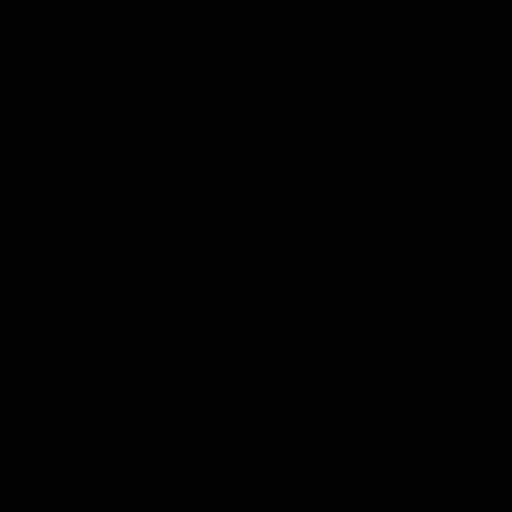
Frame 1 (no input)
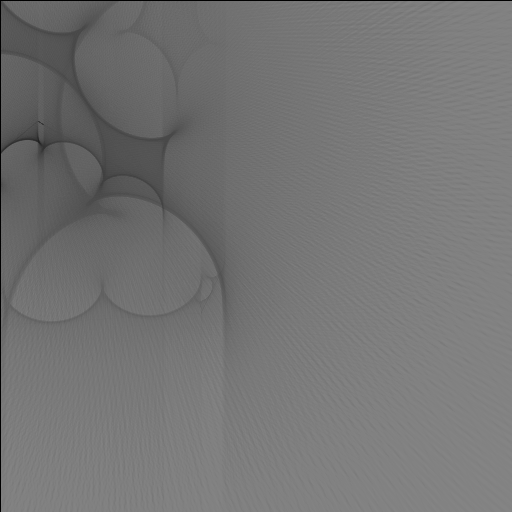
Frame 60 (the mouse pressed at the canvas centre just before this capture)
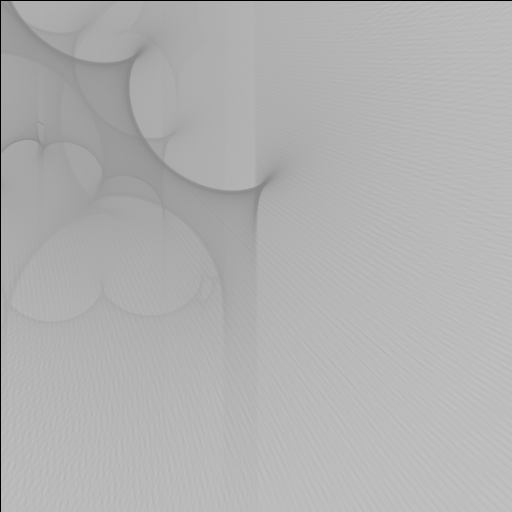
Frame 120 (the mouse held since frame 60 and released just before this capture)

The Processing sketch that drew these frames (run headless with seeded random() and noise(); from frame 60 on, the mouse is pressed at the canvas centre):

// Processing sketch: processing_34190
// ── processing_34190.pde

//  Grey Awesomeness in processing.js

float theta;
float seed1;
float seed2;

int p_mouseX;
int p_mouseY;

int pos_x, pos_y, ppos_x, ppos_y;

int timestamp;

color fill1;
color fill2;


void setup() {

  size(512, 512);
  background(0);
  fill2 = color(255, 255, 255, 3);
  fill1 = color(0, 0, 0, 10);
  ellipseMode(CENTER);

  ppos_y = 100;
  ppos_x = 100;
  pos_y = 100;
  pos_x = 100;
}

void draw() {


  stroke(0);


  if (mouseX < 5 || mouseY < 5 || mouseX > width-5 || mouseY > height-5) {

    if (millis() > timestamp) {
   
      timestamp = millis() + 130;
      ppos_x = pos_x;
      ppos_y = pos_y;
      pos_y = 100 + int(sin(millis())*sin(theta/10)*height/2);
      pos_x = 100 + int(cos(millis()/3)*sin(theta/5)*width/2);


      theta+=PI/2000;
      seed1+=pos_x/width/10;
      seed2+=pos_y/height/10;
      float speed = dist(pos_x, pos_y, ppos_x, ppos_y);//die distanz zwischen der aktuellen und der letzen mausposition
      float diameter = sqrt(pos_x*pos_x)+(pos_y*pos_y);


      for (float i = 0; i<1;i+=0.0025)
      {
        pushMatrix();
        translate( lerp(pos_x, ppos_x, i), lerp(pos_y, ppos_y, i));
        fill(fill1);
        noStroke();
        theta+=TWO_PI/1000;
        //rotate(theta);
        rotate(lerp(0, TWO_PI, i));
        ellipse(0, 0, speed/100, speed*3);
        popMatrix();
        stroke(fill1);
        line(lerp(pos_x, ppos_x, i), lerp(pos_y, ppos_y, i), lerp(pos_x, ppos_x, i+0.001), lerp(pos_y, ppos_y, i+0.001));
      }
    }
  } 
  else {

    if (p_mouseX != mouseX && p_mouseY != mouseY) {

     
      theta+=PI/200;
      seed1+=mouseX/width/10;
      seed2+=mouseY/height/10;
      float speed = dist(mouseX, mouseY, pmouseX, pmouseY);//die distanz zwischen der aktuellen und der letzen mausposition
      float diameter = sqrt(mouseX*mouseX)+(mouseY*mouseY);
      
      
      for (float i = 0; i<1;i+=0.0025) 
      {
        pushMatrix();
        translate( lerp(mouseX, pmouseX, i), lerp(mouseY, pmouseY, i));
        fill(fill1);
        noStroke();
        theta+=TWO_PI/1000;
        //rotate(theta);
        rotate(lerp(0, TWO_PI, i));
        ellipse(0, 0, speed/100, speed*3);
        popMatrix();
        stroke(fill1);
        line(lerp(mouseX, pmouseX, i), lerp(mouseY, pmouseY, i), lerp(mouseX, pmouseX, i+0.001), lerp(mouseY, pmouseY, i+0.001));

        p_mouseX = mouseX;
        p_mouseY = mouseY;
      }
    }
  }
  fill(fill2);
  rect(0, 0, width, height);

}               
